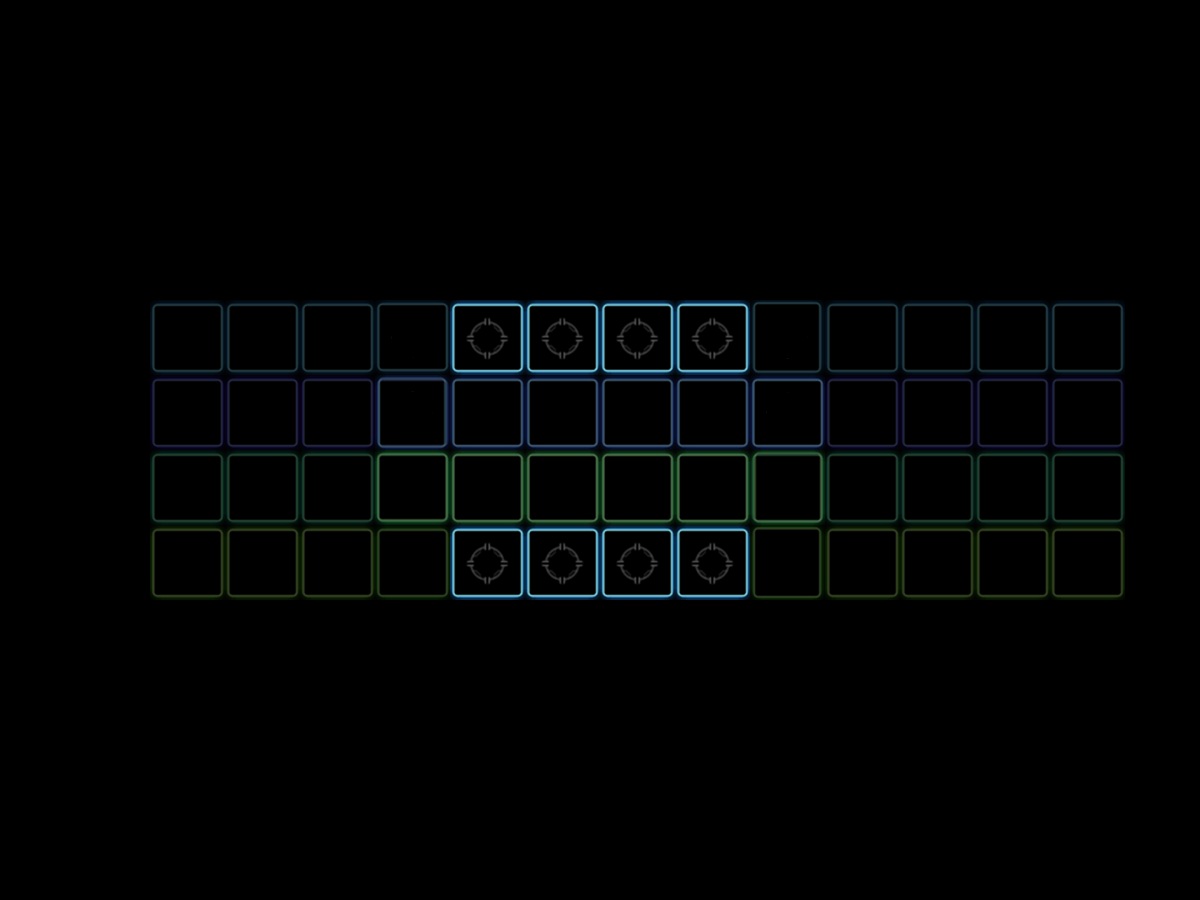

This game map was drawn from its Tiled (.tmx) file and the tilesets committed beside it. A one-line description and the trimmed map source follow:
An orthogonal 16x12 tile map with 75x75 px tiles, 5 tile layers (road1, road2, road3, road4, ...), 10 tilesets.

<map version="1.0" tiledversion="1.1.6" orientation="orthogonal" renderorder="left-down" width="16" height="12" tilewidth="75" tileheight="75" infinite="0" nextobjectid="1">
 <tileset firstgid="1" source="battle.tsx" />
 <tileset firstgid="2" source="heroPos.tsx" />
 <tileset firstgid="3" source="lr.tsx" />
 <tileset firstgid="4" source="lt.tsx" />
 <tileset firstgid="5" source="lr_r1.tsx" />
 <tileset firstgid="6" source="lt_r1.tsx" />
 <tileset firstgid="7" source="lr_r2.tsx" />
 <tileset firstgid="8" source="lt_r2.tsx" />
 <tileset firstgid="9" source="lr_r3.tsx" />
 <tileset firstgid="10" source="lt_r3.tsx" />
 <layer name="road1" width="16" height="12">
  <data>[192 cells, 15 non-empty, 2 distinct tile ids]</data>
 </layer>
 <layer name="road2" width="16" height="12">
  <data>[192 cells, 13 non-empty, 1 distinct tile ids]</data>
 </layer>
 <layer name="road3" width="16" height="12">
  <data>[192 cells, 13 non-empty, 1 distinct tile ids]</data>
 </layer>
 <layer name="road4" width="16" height="12">
  <data>[192 cells, 15 non-empty, 2 distinct tile ids]</data>
 </layer>
 <layer name="tower" width="16" height="12">
  <data>[192 cells, 8 non-empty, 1 distinct tile ids]</data>
 </layer>
</map>
